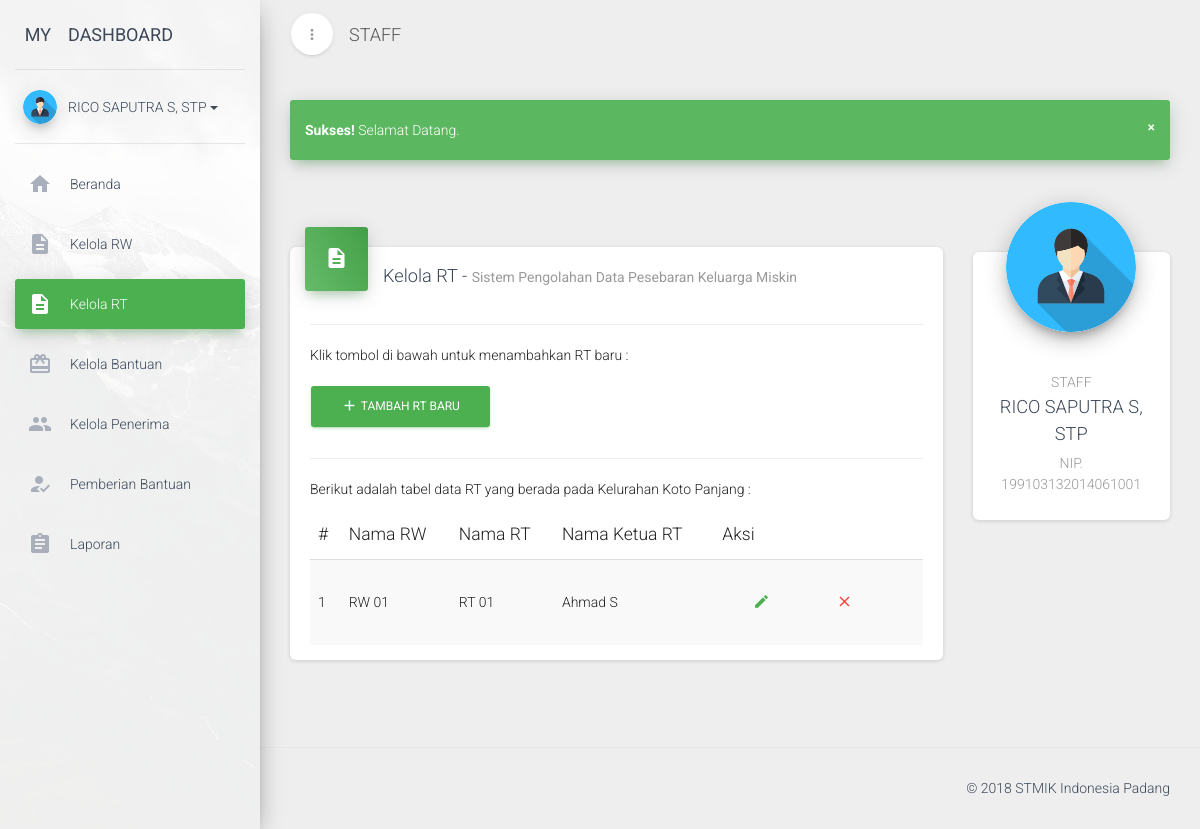
The app's page /dashboard.php?page=kelola-rt (signed in) with its own data.
### tables this page shows
CREATE TABLE `user_akun` (
  `id` int(11) NOT NULL AUTO_INCREMENT,
  `username` varchar(20) NOT NULL,
  `password` varchar(100) NOT NULL,
  `hak_akses` enum('admin','staff') NOT NULL,
  `status` tinyint(4) NOT NULL DEFAULT '0',
  `nama` varchar(50) NOT NULL,
  `nip` varchar(20) NOT NULL,
  PRIMARY KEY (`id`)
);

CREATE TABLE `rt` (
  `id` int(11) NOT NULL AUTO_INCREMENT,
  `rw_id` int(11) NOT NULL,
  `nama_rt` varchar(10) NOT NULL,
  `ketua_rt` varchar(50) NOT NULL,
  PRIMARY KEY (`id`)
);

CREATE TABLE `rw` (
  `id` int(11) NOT NULL AUTO_INCREMENT,
  `nama_rw` varchar(3) NOT NULL,
  `ketua_rw` varchar(50) NOT NULL,
  PRIMARY KEY (`id`)
);

### cores/function.php (called while the page is built, shortened)
<?php
	function koneksi() {
		$host = 'localhost';
		$user = 'root';
		$pass = '';
		$db = 'dbraskin';
		$conn = mysqli_connect($host, $user, $pass, $db);
		return $conn;
	}
	function getStaffProfil($id) {
		$conn = koneksi();
		$query = "SELECT * FROM user_akun WHERE id = '$id'";
		$procs = mysqli_query($conn, $query);
		$datas = mysqli_fetch_assoc($procs);
		return $datas;
	}
?>

### views/dashboard/rt/main.php (the view)
<div class="row">
    <div class="col-md-9">
        <div class="card">
            <div class="card-header card-header-icon" data-background-color="green">
                <i class="material-icons">description</i>
            </div>
            <div class="card-content">
                <h4 class="card-title">Kelola RT -
                    <small class="category">Sistem Pengolahan Data Pesebaran Keluarga Miskin</small>
                </h4>
                <hr>
                <p>Klik tombol di bawah untuk menambahkan RT baru :</p>
                <a href="?page=tambah-rt" class="btn btn-success">
                    <i class="material-icons">add</i>
                    Tambah RT Baru
                </a><br><hr>
                <p>Berikut adalah tabel data RT yang berada pada Kelurahan Koto Panjang :</p>
                <div class="material-datatables">
                    <table id="data-rt" class="table table-striped table-no-bordered table-hover" cellspacing="0" width="100%" style="width:100%">
                        <?php
                            $list_data = [];
                            $query = "
                                SELECT rt.id, rw.nama_rw, rt.nama_rt, rt.ketua_rt FROM rw, rt WHERE rw.id = rt.rw_id
                            ";
                            $procs = mysqli_query($conn, $query);
                            while($row = mysqli_fetch_array($procs)) {
                                $list_data[] = $row;
                            }
                        ?>
                        <thead>
                            <tr>
                                <th>#</th>
                                <th>Nama RW</th>
                                <th>Nama RT</th>
                                <th>Nama Ketua RT</th>
                                <th class="disabled-sorting">Aksi</th>
                            </tr>
                        </thead>
                        <tbody>
                            <?php foreach ($list_data as $key => $value): ?>
                                <tr>
                                    <td><?php echo $key+1 ?></td>
                                    <td>RW <?php echo $value['nama_rw'] ?></td>
                                    <td>RT <?php echo $value['nama_rt'] ?></td>
                                    <td><?php echo $value['ketua_rt'] ?></td>
                                    <td>
                                        <a href="?page=ubah-rt&id=<?php echo $value['id'] ?>" class="btn btn-round btn-simple btn-success btn-icon"><i class="material-icons">create</i></a>
                                        <a href="?page=hapus-rt&id=<?php echo $value['id'] ?>" class="btn btn-round btn-simple btn-danger btn-icon"><i class="material-icons">close</i></a>
                                    </td>
                                </tr>
                            <?php endforeach ?>
                        </tbody>
                    </table>
                </div>
            </div>
        </div>
    </div>
    <div class="col-md-3">
        <?php include 'views/partials/rightbar.php'; ?>
    </div>
</div>

### views/partials/sidebar.php (shortened to what this page needs)
<div class="sidebar" data-active-color="green" data-background-color="white" data-image="assets/vendors/material-dashboard-pro/assets/img/sidebar-1.jpg">
    <div class="logo">
        <a href="?page=beranda" class="simple-text logo-mini">
            MY
        </a>
        <a href="?page=beranda" class="simple-text logo-normal">
            DASHBOARD
        </a>
    </div>
    <div class="sidebar-wrapper">
        <div class="user">
            <div class="photo">
                <img src="assets/img/avatar.png" />
            </div>
            <div class="info">
                <a data-toggle="collapse" href="user.html#collapseExample" class="collapsed">
                    <span>
                        <?php echo $profil['nama'] ?>
                        <b class="caret"></b>
                    </span>
                </a>
            </div>
        </div>
        <ul class="nav">
            <li class="<?php echo ($_GET['page'] == 'beranda')?'active':''; ?>">
                <a href="?page=beranda">
                    <i class="material-icons">home</i>
                    <p>Beranda</p>
                </a>
            </li>
            <li class="<?php echo ($_GET['page'] == 'kelola-rw')?'active':''; ?>">
                <a href="?page=kelola-rw">
                    <i class="material-icons">description</i>
                    <p>Kelola RW</p>
                </a>
            </li>
            <li class="<?php echo ($_GET['page'] == 'kelola-rt')?'active':''; ?>">
                <a href="?page=kelola-rt">
                    <i class="material-icons">description</i>
                    <p>Kelola RT</p>
                </a>
            </li>
            <li class="<?php echo ($_GET['page'] == 'kelola-bantuan')?'active':''; ?>">
                <a href="?page=kelola-bantuan">
                    <i class="material-icons">card_giftcard</i>
                    <p>Kelola Bantuan</p>
                </a>
            </li>
            <li class="<?php echo ($_GET['page'] == 'kelola-penerima')?'active':''; ?>">
                <a href="?page=kelola-penerima">
                    <i class="material-icons">people</i>
                    <p>Kelola Penerima</p>
                </a>
            </li>
            <li class="<?php echo ($_GET['page'] == 'kelola-pemberian')?'active':''; ?>">
                <a href="?page=kelola-pemberian">
                    <i class="material-icons">how_to_reg</i>
                    <p>Pemberian Bantuan</p>
                </a>
            </li>
            <li class="<?php echo ($_GET['page'] == 'main-laporan')?'active':''; ?>">
                <a href="?page=main-laporan">
                    <i class="material-icons">assignment</i>
                    <p>Laporan</p>
                </a>
            </li>
        </ul>
    </div>
</div>

### views/partials/rightbar.php
<div class="card card-profile">
    <div class="card-avatar">
        <a href="#">
            <img class="img" src="assets/img/avatar.png" />
        </a>
    </div>
    <div class="card-content">
        <h6 class="category text-gray"><?php echo $_SESSION['akses']; ?></h6>
        <h4 class="card-title"><?php echo $profil['nama'] ?></h4>
        <p class="description">
            NIP. <?php echo $profil['nip'] ?>
        </p>
    </div>
</div>

### records on screen
user_akun: nama "RICO SAPUTRA S, STP", nip "199103132014061001"
rt: rw.nama_rw "01", nama_rt "01", ketua_rt "Ahmad S"

### other values on screen
$_SESSION["sukses"] "Selamat Datang."
$_SESSION['akses'] "STAFF"
